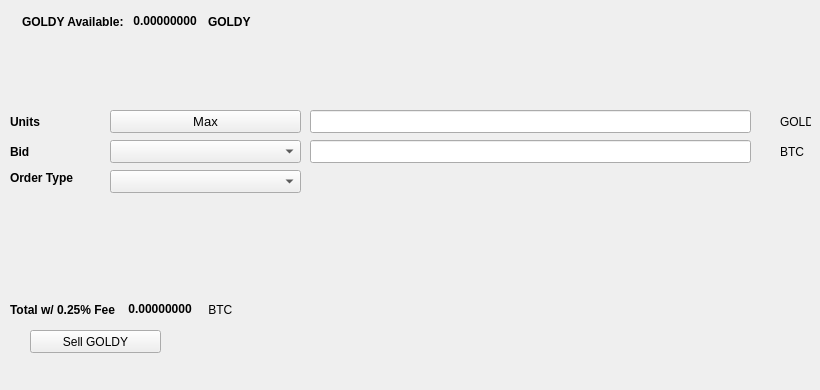
   <widget class="QWidget" name="SellTab">
    <attribute name="title">
     <string>Sell</string>
    </attribute>
    <widget class="QLabel" name="label_16">
     <property name="geometry">
      <rect>
       <x>780</x>
       <y>140</y>
       <width>31</width>
       <height>23</height>
      </rect>
     </property>
     <property name="text">
      <string>BTC</string>
     </property>
    </widget>
    <widget class="QComboBox" name="SellBidcomboBox">
     <property name="geometry">
      <rect>
       <x>110</x>
       <y>140</y>
       <width>191</width>
       <height>23</height>
      </rect>
     </property>
     <property name="font">
      <font>
       <pointsize>10</pointsize>
      </font>
     </property>
    </widget>
    <widget class="QLabel" name="label_18">
     <property name="geometry">
      <rect>
       <x>10</x>
       <y>110</y>
       <width>46</width>
       <height>23</height>
      </rect>
     </property>
     <property name="font">
      <font>
       <weight>75</weight>
       <bold>true</bold>
      </font>
     </property>
     <property name="text">
      <string>Units</string>
     </property>
    </widget>
    <widget class="QPushButton" name="Sell_Max_Amount">
     <property name="geometry">
      <rect>
       <x>110</x>
       <y>110</y>
       <width>191</width>
       <height>23</height>
      </rect>
     </property>
     <property name="font">
      <font>
       <pointsize>10</pointsize>
      </font>
     </property>
     <property name="text">
      <string>Max</string>
     </property>
    </widget>
    <widget class="QLabel" name="label_20">
     <property name="geometry">
      <rect>
       <x>10</x>
       <y>170</y>
       <width>91</width>
       <height>16</height>
      </rect>
     </property>
     <property name="font">
      <font>
       <weight>75</weight>
       <bold>true</bold>
      </font>
     </property>
     <property name="text">
      <string>Order Type</string>
     </property>
    </widget>
    <widget class="QComboBox" name="SellOrdertypeCombo">
     <property name="geometry">
      <rect>
       <x>110</x>
       <y>170</y>
       <width>191</width>
       <height>23</height>
      </rect>
     </property>
     <property name="font">
      <font>
       <pointsize>10</pointsize>
      </font>
     </property>
    </widget>
    <widget class="QLabel" name="label_21">
     <property name="geometry">
      <rect>
       <x>10</x>
       <y>140</y>
       <width>46</width>
       <height>23</height>
      </rect>
     </property>
     <property name="font">
      <font>
       <weight>75</weight>
       <bold>true</bold>
      </font>
     </property>
     <property name="text">
      <string>Bid</string>
     </property>
    </widget>
    <widget class="QLabel" name="label_22">
     <property name="geometry">
      <rect>
       <x>780</x>
       <y>110</y>
       <width>31</width>
       <height>23</height>
      </rect>
     </property>
     <property name="text">
      <string>GOLDY</string>
     </property>
    </widget>
    <widget class="QLineEdit" name="UnitsInputGOLDY">
     <property name="geometry">
      <rect>
       <x>310</x>
       <y>110</y>
       <width>441</width>
       <height>23</height>
      </rect>
     </property>
     <property name="font">
      <font>
       <pointsize>9</pointsize>
       <weight>75</weight>
       <bold>true</bold>
      </font>
     </property>
    </widget>
    <widget class="QLineEdit" name="SellBidPriceEdit">
     <property name="geometry">
      <rect>
       <x>310</x>
       <y>140</y>
       <width>441</width>
       <height>23</height>
      </rect>
     </property>
     <property name="font">
      <font>
       <pointsize>9</pointsize>
       <weight>75</weight>
       <bold>true</bold>
      </font>
     </property>
    </widget>
    <widget class="QPushButton" name="SellGOLDYBTN">
     <property name="geometry">
      <rect>
       <x>30</x>
       <y>330</y>
       <width>131</width>
       <height>23</height>
      </rect>
     </property>
     <property name="text">
      <string>Sell GOLDY</string>
     </property>
     <property name="icon">
      <iconset resource="../goldy">
       <normaloff>:/icons/bitcoin</normaloff>:/icons/bitcoin</iconset>
     </property>
    </widget>
    <widget class="QWidget" name="layoutWidget3">
     <property name="geometry">
      <rect>
       <x>22</x>
       <y>12</y>
       <width>258</width>
       <height>19</height>
      </rect>
     </property>
     <layout class="QHBoxLayout" name="horizontalLayout">
      <item>
       <widget class="QLabel" name="label232_2">
        <property name="font">
         <font>
          <weight>75</weight>
          <bold>true</bold>
         </font>
        </property>
        <property name="text">
         <string>GOLDY Available:</string>
        </property>
       </widget>
      </item>
      <item>
       <widget class="QLabel" name="GOLDYAvailableLabel">
        <property name="palette">
         <palette>
          <active>
           <colorrole role="WindowText">
            <brush brushstyle="SolidPattern">
             <color alpha="255">
              <red>0</red>
              <green>0</green>
              <blue>0</blue>
             </color>
            </brush>
           </colorrole>
           <colorrole role="Button">
            <brush brushstyle="SolidPattern">
             <color alpha="255">
              <red>0</red>
              <green>170</green>
              <blue>0</blue>
             </color>
            </brush>
           </colorrole>
           <colorrole role="Light">
            <brush brushstyle="SolidPattern">
             <color alpha="255">
              <red>0</red>
              <green>255</green>
              <blue>0</blue>
             </color>
            </brush>
           </colorrole>
           <colorrole role="Midlight">
            <brush brushstyle="SolidPattern">
             <color alpha="255">
              <red>0</red>
              <green>212</green>
              <blue>0</blue>
             </color>
            </brush>
           </colorrole>
           <colorrole role="Dark">
            <brush brushstyle="SolidPattern">
             <color alpha="255">
              <red>0</red>
              <green>85</green>
              <blue>0</blue>
             </color>
            </brush>
           </colorrole>
           <colorrole role="Mid">
            <brush brushstyle="SolidPattern">
             <color alpha="255">
              <red>0</red>
              <green>113</green>
              <blue>0</blue>
             </color>
            </brush>
           </colorrole>
           <colorrole role="Text">
            <brush brushstyle="SolidPattern">
             <color alpha="255">
              <red>0</red>
              <green>170</green>
              <blue>0</blue>
             </color>
            </brush>
           </colorrole>
           <colorrole role="BrightText">
            <brush brushstyle="SolidPattern">
             <color alpha="255">
              <red>255</red>
              <green>255</green>
              <blue>255</blue>
             </color>
            </brush>
           </colorrole>
           <colorrole role="ButtonText">
            <brush brushstyle="SolidPattern">
             <color alpha="255">
              <red>0</red>
              <green>0</green>
              <blue>0</blue>
             </color>
            </brush>
           </colorrole>
           <colorrole role="Base">
            <brush brushstyle="SolidPattern">
             <color alpha="255">
              <red>255</red>
              <green>255</green>
              <blue>255</blue>
             </color>
            </brush>
           </colorrole>
           <colorrole role="Window">
            <brush brushstyle="SolidPattern">
             <color alpha="255">
              <red>0</red>
              <green>170</green>
              <blue>0</blue>
             </color>
            </brush>
           </colorrole>
           <colorrole role="Shadow">
            <brush brushstyle="SolidPattern">
             <color alpha="255">
              <red>0</red>
              <green>0</green>
              <blue>0</blue>
             </color>
            </brush>
           </colorrole>
           <colorrole role="AlternateBase">
            <brush brushstyle="SolidPattern">
             <color alpha="255">
              <red>127</red>
              <green>212</green>
              <blue>127</blue>
             </color>
            </brush>
           </colorrole>
           <colorrole role="ToolTipBase">
            <brush brushstyle="SolidPattern">
             <color alpha="255">
              <red>255</red>
              <green>255</green>
              <blue>220</blue>
             </color>
            </brush>
           </colorrole>
           <colorrole role="ToolTipText">
            <brush brushstyle="SolidPattern">
             <color alpha="255">
              <red>0</red>
              <green>0</green>
              <blue>0</blue>
             </color>
            </brush>
           </colorrole>
          </active>
          <inactive>
           <colorrole role="WindowText">
            <brush brushstyle="SolidPattern">
             <color alpha="255">
              <red>0</red>
              <green>0</green>
              <blue>0</blue>
             </color>
            </brush>
           </colorrole>
           <colorrole role="Button">
            <brush brushstyle="SolidPattern">
             <color alpha="255">
              <red>0</red>
              <green>170</green>
              <blue>0</blue>
             </color>
            </brush>
           </colorrole>
           <colorrole role="Light">
            <brush brushstyle="SolidPattern">
             <color alpha="255">
              <red>0</red>
              <green>255</green>
              <blue>0</blue>
             </color>
            </brush>
           </colorrole>
           <colorrole role="Midlight">
            <brush brushstyle="SolidPattern">
             <color alpha="255">
              <red>0</red>
              <green>212</green>
              <blue>0</blue>
             </color>
            </brush>
           </colorrole>
           <colorrole role="Dark">
            <brush brushstyle="SolidPattern">
             <color alpha="255">
              <red>0</red>
              <green>85</green>
              <blue>0</blue>
             </color>
            </brush>
           </colorrole>
           <colorrole role="Mid">
            <brush brushstyle="SolidPattern">
             <color alpha="255">
              <red>0</red>
              <green>113</green>
              <blue>0</blue>
             </color>
            </brush>
           </colorrole>
           <colorrole role="Text">
            <brush brushstyle="SolidPattern">
             <color alpha="255">
              <red>0</red>
              <green>170</green>
              <blue>0</blue>
             </color>
            </brush>
           </colorrole>
           <colorrole role="BrightText">
            <brush brushstyle="SolidPattern">
             <color alpha="255">
              <red>255</red>
              <green>255</green>
              <blue>255</blue>
             </color>
            </brush>
           </colorrole>
           <colorrole role="ButtonText">
            <brush brushstyle="SolidPattern">
             <color alpha="255">
              <red>0</red>
              <green>0</green>
              <blue>0</blue>
             </color>
            </brush>
           </colorrole>
           <colorrole role="Base">
            <brush brushstyle="SolidPattern">
             <color alpha="255">
              <red>255</red>
              <green>255</green>
              <blue>255</blue>
             </color>
            </brush>
           </colorrole>
           <colorrole role="Window">
            <brush brushstyle="SolidPattern">
             <color alpha="255">
              <red>0</red>
              <green>170</green>
              <blue>0</blue>
             </color>
            </brush>
           </colorrole>
           <colorrole role="Shadow">
            <brush brushstyle="SolidPattern">
             <color alpha="255">
              <red>0</red>
              <green>0</green>
              <blue>0</blue>
             </color>
            </brush>
           </colorrole>
           <colorrole role="AlternateBase">
            <brush brushstyle="SolidPattern">
             <color alpha="255">
              <red>127</red>
              <green>212</green>
              <blue>127</blue>
             </color>
            </brush>
           </colorrole>
           <colorrole role="ToolTipBase">
            <brush brushstyle="SolidPattern">
             <color alpha="255">
              <red>255</red>
              <green>255</green>
              <blue>220</blue>
             </color>
            </brush>
           </colorrole>
           <colorrole role="ToolTipText">
            <brush brushstyle="SolidPattern">
             <color alpha="255">
              <red>0</red>
              <green>0</green>
              <blue>0</blue>
             </color>
            </brush>
           </colorrole>
          </inactive>
          <disabled>
           <colorrole role="WindowText">
            <brush brushstyle="SolidPattern">
             <color alpha="255">
              <red>0</red>
              <green>85</green>
              <blue>0</blue>
             </color>
            </brush>
           </colorrole>
           <colorrole role="Button">
            <brush brushstyle="SolidPattern">
             <color alpha="255">
              <red>0</red>
              <green>170</green>
              <blue>0</blue>
             </color>
            </brush>
           </colorrole>
           <colorrole role="Light">
            <brush brushstyle="SolidPattern">
             <color alpha="255">
              <red>0</red>
              <green>255</green>
              <blue>0</blue>
             </color>
            </brush>
           </colorrole>
           <colorrole role="Midlight">
            <brush brushstyle="SolidPattern">
             <color alpha="255">
              <red>0</red>
              <green>212</green>
              <blue>0</blue>
             </color>
            </brush>
           </colorrole>
           <colorrole role="Dark">
            <brush brushstyle="SolidPattern">
             <color alpha="255">
              <red>0</red>
              <green>85</green>
              <blue>0</blue>
             </color>
            </brush>
           </colorrole>
           <colorrole role="Mid">
            <brush brushstyle="SolidPattern">
             <color alpha="255">
              <red>0</red>
              <green>113</green>
              <blue>0</blue>
             </color>
            </brush>
           </colorrole>
           <colorrole role="Text">
            <brush brushstyle="SolidPattern">
             <color alpha="255">
              <red>0</red>
              <green>85</green>
              <blue>0</blue>
             </color>
            </brush>
           </colorrole>
           <colorrole role="BrightText">
            <brush brushstyle="SolidPattern">
             <color alpha="255">
              <red>255</red>
              <green>255</green>
              <blue>255</blue>
             </color>
            </brush>
           </colorrole>
           <colorrole role="ButtonText">
            <brush brushstyle="SolidPattern">
             <color alpha="255">
              <red>0</red>
              <green>85</green>
              <blue>0</blue>
             </color>
            </brush>
           </colorrole>
           <colorrole role="Base">
            <brush brushstyle="SolidPattern">
             <color alpha="255">
              <red>0</red>
              <green>170</green>
              <blue>0</blue>
             </color>
            </brush>
           </colorrole>
           <colorrole role="Window">
            <brush brushstyle="SolidPattern">
             <color alpha="255">
              <red>0</red>
              <green>170</green>
              <blue>0</blue>
             </color>
            </brush>
           </colorrole>
           <colorrole role="Shadow">
            <brush brushstyle="SolidPattern">
             <color alpha="255">
              <red>0</red>
              <green>0</green>
              <blue>0</blue>
             </color>
            </brush>
           </colorrole>
           <colorrole role="AlternateBase">
            <brush brushstyle="SolidPattern">
             <color alpha="255">
              <red>0</red>
              <green>170</green>
              <blue>0</blue>
             </color>
            </brush>
           </colorrole>
           <colorrole role="ToolTipBase">
            <brush brushstyle="SolidPattern">
             <color alpha="255">
              <red>255</red>
              <green>255</green>
              <blue>220</blue>
             </color>
            </brush>
           </colorrole>
           <colorrole role="ToolTipText">
            <brush brushstyle="SolidPattern">
             <color alpha="255">
              <red>0</red>
              <green>0</green>
              <blue>0</blue>
             </color>
            </brush>
           </colorrole>
          </disabled>
         </palette>
        </property>
        <property name="font">
         <font>
          <weight>75</weight>
          <bold>true</bold>
         </font>
        </property>
        <property name="text">
         <string> 0.00000000 </string>
        </property>
        <property name="textInteractionFlags">
         <set>Qt::LinksAccessibleByMouse|Qt::TextSelectableByKeyboard|Qt::TextSelectableByMouse</set>
        </property>
       </widget>
      </item>
      <item>
       <widget class="QLabel" name="labelGOLDY">
        <property name="font">
         <font>
          <weight>75</weight>
          <bold>true</bold>
         </font>
        </property>
        <property name="text">
         <string>GOLDY</string>
        </property>
       </widget>
      </item>
     </layout>
    </widget>
    <widget class="QWidget" name="layoutWidget">
     <property name="geometry">
      <rect>
       <x>10</x>
       <y>300</y>
       <width>268</width>
       <height>19</height>
      </rect>
     </property>
     <layout class="QHBoxLayout" name="horizontalLayout_2">
      <item>
       <widget class="QLabel" name="label_19">
        <property name="font">
         <font>
          <weight>75</weight>
          <bold>true</bold>
         </font>
        </property>
        <property name="text">
         <string>Total w/ 0.25% Fee </string>
        </property>
       </widget>
      </item>
      <item>
       <widget class="QLabel" name="SellCostLabel">
        <property name="palette">
         <palette>
          <active>
           <colorrole role="WindowText">
            <brush brushstyle="SolidPattern">
             <color alpha="255">
              <red>0</red>
              <green>0</green>
              <blue>0</blue>
             </color>
            </brush>
           </colorrole>
           <colorrole role="Button">
            <brush brushstyle="SolidPattern">
             <color alpha="255">
              <red>0</red>
              <green>170</green>
              <blue>0</blue>
             </color>
            </brush>
           </colorrole>
           <colorrole role="Light">
            <brush brushstyle="SolidPattern">
             <color alpha="255">
              <red>0</red>
              <green>255</green>
              <blue>0</blue>
             </color>
            </brush>
           </colorrole>
           <colorrole role="Midlight">
            <brush brushstyle="SolidPattern">
             <color alpha="255">
              <red>0</red>
              <green>212</green>
              <blue>0</blue>
             </color>
            </brush>
           </colorrole>
           <colorrole role="Dark">
            <brush brushstyle="SolidPattern">
             <color alpha="255">
              <red>0</red>
              <green>85</green>
              <blue>0</blue>
             </color>
            </brush>
           </colorrole>
           <colorrole role="Mid">
            <brush brushstyle="SolidPattern">
             <color alpha="255">
              <red>0</red>
              <green>113</green>
              <blue>0</blue>
             </color>
            </brush>
           </colorrole>
           <colorrole role="Text">
            <brush brushstyle="SolidPattern">
             <color alpha="255">
              <red>0</red>
              <green>170</green>
              <blue>0</blue>
             </color>
            </brush>
           </colorrole>
           <colorrole role="BrightText">
            <brush brushstyle="SolidPattern">
             <color alpha="255">
              <red>255</red>
              <green>255</green>
              <blue>255</blue>
             </color>
            </brush>
           </colorrole>
           <colorrole role="ButtonText">
            <brush brushstyle="SolidPattern">
             <color alpha="255">
              <red>0</red>
              <green>0</green>
              <blue>0</blue>
             </color>
            </brush>
           </colorrole>
           <colorrole role="Base">
            <brush brushstyle="SolidPattern">
             <color alpha="255">
              <red>255</red>
              <green>255</green>
              <blue>255</blue>
             </color>
            </brush>
           </colorrole>
           <colorrole role="Window">
            <brush brushstyle="SolidPattern">
             <color alpha="255">
              <red>0</red>
              <green>170</green>
              <blue>0</blue>
             </color>
            </brush>
           </colorrole>
           <colorrole role="Shadow">
            <brush brushstyle="SolidPattern">
             <color alpha="255">
              <red>0</red>
              <green>0</green>
              <blue>0</blue>
             </color>
            </brush>
           </colorrole>
           <colorrole role="AlternateBase">
            <brush brushstyle="SolidPattern">
             <color alpha="255">
              <red>127</red>
              <green>212</green>
              <blue>127</blue>
             </color>
            </brush>
           </colorrole>
           <colorrole role="ToolTipBase">
            <brush brushstyle="SolidPattern">
             <color alpha="255">
              <red>255</red>
              <green>255</green>
              <blue>220</blue>
             </color>
            </brush>
           </colorrole>
           <colorrole role="ToolTipText">
            <brush brushstyle="SolidPattern">
             <color alpha="255">
              <red>0</red>
              <green>0</green>
              <blue>0</blue>
             </color>
            </brush>
           </colorrole>
          </active>
          <inactive>
           <colorrole role="WindowText">
            <brush brushstyle="SolidPattern">
             <color alpha="255">
              <red>0</red>
              <green>0</green>
              <blue>0</blue>
             </color>
            </brush>
           </colorrole>
           <colorrole role="Button">
            <brush brushstyle="SolidPattern">
             <color alpha="255">
              <red>0</red>
              <green>170</green>
              <blue>0</blue>
             </color>
            </brush>
           </colorrole>
           <colorrole role="Light">
            <brush brushstyle="SolidPattern">
             <color alpha="255">
              <red>0</red>
              <green>255</green>
              <blue>0</blue>
             </color>
            </brush>
           </colorrole>
           <colorrole role="Midlight">
            <brush brushstyle="SolidPattern">
             <color alpha="255">
              <red>0</red>
              <green>212</green>
              <blue>0</blue>
             </color>
            </brush>
           </colorrole>
           <colorrole role="Dark">
            <brush brushstyle="SolidPattern">
             <color alpha="255">
              <red>0</red>
              <green>85</green>
              <blue>0</blue>
             </color>
            </brush>
           </colorrole>
           <colorrole role="Mid">
            <brush brushstyle="SolidPattern">
             <color alpha="255">
              <red>0</red>
              <green>113</green>
              <blue>0</blue>
             </color>
            </brush>
           </colorrole>
           <colorrole role="Text">
            <brush brushstyle="SolidPattern">
             <color alpha="255">
              <red>0</red>
              <green>170</green>
              <blue>0</blue>
             </color>
            </brush>
           </colorrole>
           <colorrole role="BrightText">
            <brush brushstyle="SolidPattern">
             <color alpha="255">
              <red>255</red>
              <green>255</green>
              <blue>255</blue>
             </color>
            </brush>
           </colorrole>
           <colorrole role="ButtonText">
            <brush brushstyle="SolidPattern">
             <color alpha="255">
              <red>0</red>
              <green>0</green>
              <blue>0</blue>
             </color>
            </brush>
           </colorrole>
           <colorrole role="Base">
            <brush brushstyle="SolidPattern">
             <color alpha="255">
              <red>255</red>
              <green>255</green>
              <blue>255</blue>
             </color>
            </brush>
           </colorrole>
           <colorrole role="Window">
            <brush brushstyle="SolidPattern">
             <color alpha="255">
              <red>0</red>
              <green>170</green>
              <blue>0</blue>
             </color>
            </brush>
           </colorrole>
           <colorrole role="Shadow">
            <brush brushstyle="SolidPattern">
             <color alpha="255">
              <red>0</red>
              <green>0</green>
              <blue>0</blue>
             </color>
            </brush>
           </colorrole>
           <colorrole role="AlternateBase">
            <brush brushstyle="SolidPattern">
             <color alpha="255">
              <red>127</red>
              <green>212</green>
              <blue>127</blue>
             </color>
            </brush>
           </colorrole>
           <colorrole role="ToolTipBase">
            <brush brushstyle="SolidPattern">
             <color alpha="255">
              <red>255</red>
              <green>255</green>
              <blue>220</blue>
             </color>
            </brush>
           </colorrole>
           <colorrole role="ToolTipText">
            <brush brushstyle="SolidPattern">
             <color alpha="255">
              <red>0</red>
              <green>0</green>
              <blue>0</blue>
             </color>
            </brush>
           </colorrole>
          </inactive>
          <disabled>
           <colorrole role="WindowText">
            <brush brushstyle="SolidPattern">
             <color alpha="255">
              <red>0</red>
              <green>85</green>
              <blue>0</blue>
             </color>
            </brush>
           </colorrole>
           <colorrole role="Button">
            <brush brushstyle="SolidPattern">
             <color alpha="255">
              <red>0</red>
              <green>170</green>
              <blue>0</blue>
             </color>
            </brush>
           </colorrole>
           <colorrole role="Light">
            <brush brushstyle="SolidPattern">
             <color alpha="255">
              <red>0</red>
              <green>255</green>
              <blue>0</blue>
             </color>
            </brush>
           </colorrole>
           <colorrole role="Midlight">
            <brush brushstyle="SolidPattern">
             <color alpha="255">
              <red>0</red>
              <green>212</green>
              <blue>0</blue>
             </color>
            </brush>
           </colorrole>
           <colorrole role="Dark">
            <brush brushstyle="SolidPattern">
             <color alpha="255">
              <red>0</red>
              <green>85</green>
              <blue>0</blue>
             </color>
            </brush>
           </colorrole>
           <colorrole role="Mid">
            <brush brushstyle="SolidPattern">
             <color alpha="255">
              <red>0</red>
              <green>113</green>
              <blue>0</blue>
             </color>
            </brush>
           </colorrole>
           <colorrole role="Text">
            <brush brushstyle="SolidPattern">
             <color alpha="255">
              <red>0</red>
              <green>85</green>
              <blue>0</blue>
             </color>
            </brush>
           </colorrole>
           <colorrole role="BrightText">
            <brush brushstyle="SolidPattern">
             <color alpha="255">
              <red>255</red>
              <green>255</green>
              <blue>255</blue>
             </color>
            </brush>
           </colorrole>
           <colorrole role="ButtonText">
            <brush brushstyle="SolidPattern">
             <color alpha="255">
              <red>0</red>
              <green>85</green>
              <blue>0</blue>
             </color>
            </brush>
           </colorrole>
           <colorrole role="Base">
            <brush brushstyle="SolidPattern">
             <color alpha="255">
              <red>0</red>
              <green>170</green>
              <blue>0</blue>
             </color>
            </brush>
           </colorrole>
           <colorrole role="Window">
            <brush brushstyle="SolidPattern">
             <color alpha="255">
              <red>0</red>
              <green>170</green>
              <blue>0</blue>
             </color>
            </brush>
           </colorrole>
           <colorrole role="Shadow">
            <brush brushstyle="SolidPattern">
             <color alpha="255">
              <red>0</red>
              <green>0</green>
              <blue>0</blue>
             </color>
            </brush>
           </colorrole>
           <colorrole role="AlternateBase">
            <brush brushstyle="SolidPattern">
             <color alpha="255">
              <red>0</red>
              <green>170</green>
              <blue>0</blue>
             </color>
            </brush>
           </colorrole>
           <colorrole role="ToolTipBase">
            <brush brushstyle="SolidPattern">
             <color alpha="255">
              <red>255</red>
              <green>255</green>
              <blue>220</blue>
             </color>
            </brush>
           </colorrole>
           <colorrole role="ToolTipText">
            <brush brushstyle="SolidPattern">
             <color alpha="255">
              <red>0</red>
              <green>0</green>
              <blue>0</blue>
             </color>
            </brush>
           </colorrole>
          </disabled>
         </palette>
        </property>
        <property name="font">
         <font>
          <weight>75</weight>
          <bold>true</bold>
         </font>
        </property>
        <property name="autoFillBackground">
         <bool>false</bool>
        </property>
        <property name="text">
         <string> 0.00000000</string>
        </property>
        <property name="textInteractionFlags">
         <set>Qt::LinksAccessibleByMouse|Qt::TextSelectableByMouse</set>
        </property>
       </widget>
      </item>
      <item>
       <widget class="QLabel" name="label_17">
        <property name="font">
         <font>
          <weight>50</weight>
          <bold>false</bold>
         </font>
        </property>
        <property name="text">
         <string> BTC</string>
        </property>
       </widget>
      </item>
     </layout>
    </widget>
    <widget class="QLabel" name="label_23">
     <property name="geometry">
      <rect>
       <x>460</x>
       <y>300</y>
       <width>281</width>
       <height>81</height>
      </rect>
     </property>
     <property name="text">
      <string/>
     </property>
     <property name="pixmap">
      <pixmap>:/images/bittrex</pixmap>
     </property>
    </widget>
   </widget>
